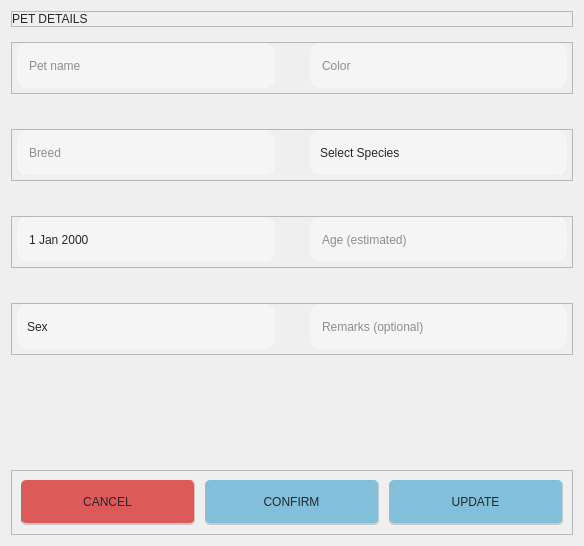
                <widget class="QWidget" name="petDetailsPage">
                 <property name="styleSheet">
                  <string notr="true">QLineEdit{
    border-radius: 10px;
	font-family: &quot;Montserrat Medium&quot;;
	font-weight: 57;
	color:rgb(39, 39, 39);
	padding-left: 10px;
	background-color:rgb(245, 245, 245);
}

QLineEdit:focus{
    border: 1px solid rgb(235, 235, 235);
	background-color:rgb(227, 227, 227);
}


QDateEdit {
	background-color:rgb(245, 245, 245);
    border-radius: 10px;
	font-family: &quot;Montserrat Medium&quot;;
	font-weight: 57;
    color: rgb(39, 39, 39);
    padding-left: 10px;
}

QDateEdit::drop-down {
    subcontrol-origin: padding;
    subcontrol-position: top right;
    width: 40px;
    border: none;
    background: transparent;
}

QDateEdit::down-arrow {
    image: url(:/Icons/Icons/calendar.png);
    width: 30px;
    height: 30px;
}

QComboBox {
    border-radius: 10px;
	font-family: &quot;Montserrat Medium&quot;;
	font-weight: 57;
	color:rgb(39, 39, 39);
	padding-left: 10px;
	background-color:rgb(245, 245, 245);
}
QComboBox QLineEdit {
	font-family: &quot;Montserrat Medium&quot;;
	font-weight: 57;
    color: rgb(39, 39, 39);
    border: none; 
}
QComboBox:focus{
    border: 1px solid rgb(235, 235, 235);
	background-color:rgb(227, 227, 227);
}
QComboBox::drop-down {
    background-color: transparent;
    border-radius: 10px;
}

QComboBox::down-arrow {
    image: url(:/Icons/Icons/downArrow.png);
    width: 12px;
    height: 12px;
    padding-right: 10px;
}

/* Dropdown list */
QComboBox QAbstractItemView {
    background-color: rgb(232, 232, 232);
    selection-background-color: rgb(217, 217, 217); 
    selection-color: black;
    font: 63 12pt &quot;Montserrat SemiBold&quot;;
    outline: none;
	border:1px solid rgb(209, 209, 209);
}

/* List items */
QComboBox QAbstractItemView::item {
    background-color:  rgb(232, 232, 232);
    color: black;
    height: 25px;
    font: 63 12pt &quot;Montserrat SemiBold&quot;;
}

QComboBox QAbstractItemView::item:hover {
    background-color: rgb(193, 193, 193);
    color: black;
}

/* Scrollbar inside dropdown */
QComboBox QAbstractItemView QScrollBar:vertical {
    background-color: transparent; /* or set a solid color */
    width: 10px;
    border: none;
}

QComboBox QAbstractItemView QScrollBar::handle:vertical {
    background-color: rgb(129, 191, 218);
    border-radius: 5px;
    min-height: 120px;
}

QComboBox QAbstractItemView QScrollBar::handle:vertical:hover {
    background-color: rgb(86, 127, 145);
}

QComboBox QAbstractItemView QScrollBar::add-line:vertical,
QComboBox QAbstractItemView QScrollBar::sub-line:vertical {
    height: 0px;
    background: none;
    border: none;
}

QComboBox QAbstractItemView QScrollBar::groove:vertical {
    background: transparent;
    outline: none;
    border: none;
}
QComboBox QAbstractItemView QScrollBar,
QComboBox QAbstractItemView QScrollBar::handle,
QComboBox QAbstractItemView QScrollBar::groove {
    outline: none;
    border: none;
}

QComboBox QLineEdit {
    font: 63 12pt &quot;Montserrat SemiBold&quot;;
    color: rgb(39, 39, 39);
    border: none; /* optional para di mag mukhang double border */
    background: transparent;
}</string>
                 </property>
                 <layout class="QVBoxLayout" name="verticalLayout_30">
                  <property name="spacing">
                   <number>15</number>
                  </property>
                  <property name="sizeConstraint">
                   <enum>QLayout::SetMinAndMaxSize</enum>
                  </property>
                  <item>
                   <widget class="QFrame" name="petDetailsFrame">
                    <property name="sizePolicy">
                     <sizepolicy hsizetype="Preferred" vsizetype="Fixed">
                      <horstretch>0</horstretch>
                      <verstretch>0</verstretch>
                     </sizepolicy>
                    </property>
                    <property name="frameShape">
                     <enum>QFrame::StyledPanel</enum>
                    </property>
                    <property name="frameShadow">
                     <enum>QFrame::Raised</enum>
                    </property>
                    <layout class="QHBoxLayout" name="horizontalLayout_18">
                     <property name="spacing">
                      <number>0</number>
                     </property>
                     <property name="leftMargin">
                      <number>0</number>
                     </property>
                     <property name="topMargin">
                      <number>0</number>
                     </property>
                     <property name="rightMargin">
                      <number>0</number>
                     </property>
                     <property name="bottomMargin">
                      <number>0</number>
                     </property>
                     <item>
                      <widget class="QLabel" name="label_27">
                       <property name="sizePolicy">
                        <sizepolicy hsizetype="Preferred" vsizetype="Fixed">
                         <horstretch>0</horstretch>
                         <verstretch>0</verstretch>
                        </sizepolicy>
                       </property>
                       <property name="styleSheet">
                        <string notr="true">	font-family: &quot;Rubik Mono One&quot;;
	color:rgb(39, 39, 39);</string>
                       </property>
                       <property name="text">
                        <string>PET DETAILS</string>
                       </property>
                      </widget>
                     </item>
                    </layout>
                   </widget>
                  </item>
                  <item>
                   <widget class="QFrame" name="nameAndColorFrame">
                    <property name="sizePolicy">
                     <sizepolicy hsizetype="Expanding" vsizetype="Expanding">
                      <horstretch>0</horstretch>
                      <verstretch>0</verstretch>
                     </sizepolicy>
                    </property>
                    <property name="minimumSize">
                     <size>
                      <width>0</width>
                      <height>50</height>
                     </size>
                    </property>
                    <property name="maximumSize">
                     <size>
                      <width>16777215</width>
                      <height>80</height>
                     </size>
                    </property>
                    <property name="frameShape">
                     <enum>QFrame::StyledPanel</enum>
                    </property>
                    <property name="frameShadow">
                     <enum>QFrame::Raised</enum>
                    </property>
                    <layout class="QHBoxLayout" name="horizontalLayout_19">
                     <property name="spacing">
                      <number>35</number>
                     </property>
                     <property name="leftMargin">
                      <number>5</number>
                     </property>
                     <property name="topMargin">
                      <number>0</number>
                     </property>
                     <property name="rightMargin">
                      <number>5</number>
                     </property>
                     <property name="bottomMargin">
                      <number>5</number>
                     </property>
                     <item>
                      <widget class="QLineEdit" name="petName">
                       <property name="sizePolicy">
                        <sizepolicy hsizetype="Expanding" vsizetype="Expanding">
                         <horstretch>0</horstretch>
                         <verstretch>0</verstretch>
                        </sizepolicy>
                       </property>
                       <property name="minimumSize">
                        <size>
                         <width>174</width>
                         <height>45</height>
                        </size>
                       </property>
                       <property name="styleSheet">
                        <string notr="true"/>
                       </property>
                       <property name="placeholderText">
                        <string>Pet name</string>
                       </property>
                      </widget>
                     </item>
                     <item>
                      <widget class="QLineEdit" name="petColor">
                       <property name="sizePolicy">
                        <sizepolicy hsizetype="Expanding" vsizetype="Expanding">
                         <horstretch>0</horstretch>
                         <verstretch>0</verstretch>
                        </sizepolicy>
                       </property>
                       <property name="minimumSize">
                        <size>
                         <width>174</width>
                         <height>45</height>
                        </size>
                       </property>
                       <property name="styleSheet">
                        <string notr="true"/>
                       </property>
                       <property name="placeholderText">
                        <string>Color</string>
                       </property>
                      </widget>
                     </item>
                    </layout>
                   </widget>
                  </item>
                  <item>
                   <spacer name="verticalSpacer">
                    <property name="orientation">
                     <enum>Qt::Vertical</enum>
                    </property>
                    <property name="sizeType">
                     <enum>QSizePolicy::Maximum</enum>
                    </property>
                    <property name="sizeHint" stdset="0">
                     <size>
                      <width>20</width>
                      <height>20</height>
                     </size>
                    </property>
                   </spacer>
                  </item>
                  <item>
                   <widget class="QFrame" name="breedAndSpeciesFrame">
                    <property name="sizePolicy">
                     <sizepolicy hsizetype="Expanding" vsizetype="Expanding">
                      <horstretch>0</horstretch>
                      <verstretch>0</verstretch>
                     </sizepolicy>
                    </property>
                    <property name="minimumSize">
                     <size>
                      <width>0</width>
                      <height>50</height>
                     </size>
                    </property>
                    <property name="maximumSize">
                     <size>
                      <width>16777215</width>
                      <height>80</height>
                     </size>
                    </property>
                    <property name="frameShape">
                     <enum>QFrame::StyledPanel</enum>
                    </property>
                    <property name="frameShadow">
                     <enum>QFrame::Raised</enum>
                    </property>
                    <layout class="QHBoxLayout" name="horizontalLayout_21">
                     <property name="spacing">
                      <number>35</number>
                     </property>
                     <property name="leftMargin">
                      <number>5</number>
                     </property>
                     <property name="topMargin">
                      <number>0</number>
                     </property>
                     <property name="rightMargin">
                      <number>5</number>
                     </property>
                     <property name="bottomMargin">
                      <number>5</number>
                     </property>
                     <item>
                      <widget class="QLineEdit" name="breed">
                       <property name="sizePolicy">
                        <sizepolicy hsizetype="Expanding" vsizetype="Expanding">
                         <horstretch>0</horstretch>
                         <verstretch>0</verstretch>
                        </sizepolicy>
                       </property>
                       <property name="minimumSize">
                        <size>
                         <width>174</width>
                         <height>45</height>
                        </size>
                       </property>
                       <property name="styleSheet">
                        <string notr="true"/>
                       </property>
                       <property name="placeholderText">
                        <string>Breed</string>
                       </property>
                      </widget>
                     </item>
                     <item>
                      <widget class="QComboBox" name="speciesComboBox">
                       <property name="sizePolicy">
                        <sizepolicy hsizetype="Expanding" vsizetype="Expanding">
                         <horstretch>0</horstretch>
                         <verstretch>0</verstretch>
                        </sizepolicy>
                       </property>
                       <property name="minimumSize">
                        <size>
                         <width>174</width>
                         <height>45</height>
                        </size>
                       </property>
                       <property name="styleSheet">
                        <string notr="true"/>
                       </property>
                       <property name="editable">
                        <bool>false</bool>
                       </property>
                       <property name="currentText">
                        <string>Select Species</string>
                       </property>
                       <property name="currentIndex">
                        <number>0</number>
                       </property>
                       <item>
                        <property name="text">
                         <string>Select Species</string>
                        </property>
                       </item>
                       <item>
                        <property name="text">
                         <string>Cat</string>
                        </property>
                       </item>
                       <item>
                        <property name="text">
                         <string>Dog</string>
                        </property>
                       </item>
                       <item>
                        <property name="text">
                         <string>Others</string>
                        </property>
                       </item>
                      </widget>
                     </item>
                    </layout>
                   </widget>
                  </item>
                  <item>
                   <spacer name="verticalSpacer_2">
                    <property name="orientation">
                     <enum>Qt::Vertical</enum>
                    </property>
                    <property name="sizeType">
                     <enum>QSizePolicy::Maximum</enum>
                    </property>
                    <property name="sizeHint" stdset="0">
                     <size>
                      <width>20</width>
                      <height>20</height>
                     </size>
                    </property>
                   </spacer>
                  </item>
                  <item>
                   <widget class="QFrame" name="bdayAge">
                    <property name="sizePolicy">
                     <sizepolicy hsizetype="Expanding" vsizetype="Expanding">
                      <horstretch>0</horstretch>
                      <verstretch>0</verstretch>
                     </sizepolicy>
                    </property>
                    <property name="minimumSize">
                     <size>
                      <width>0</width>
                      <height>50</height>
                     </size>
                    </property>
                    <property name="maximumSize">
                     <size>
                      <width>16777215</width>
                      <height>80</height>
                     </size>
                    </property>
                    <property name="frameShape">
                     <enum>QFrame::StyledPanel</enum>
                    </property>
                    <property name="frameShadow">
                     <enum>QFrame::Raised</enum>
                    </property>
                    <layout class="QHBoxLayout" name="horizontalLayout_22">
                     <property name="spacing">
                      <number>35</number>
                     </property>
                     <property name="leftMargin">
                      <number>5</number>
                     </property>
                     <property name="topMargin">
                      <number>0</number>
                     </property>
                     <property name="rightMargin">
                      <number>5</number>
                     </property>
                     <property name="bottomMargin">
                      <number>5</number>
                     </property>
                     <item>
                      <widget class="QDateEdit" name="Bday">
                       <property name="sizePolicy">
                        <sizepolicy hsizetype="Expanding" vsizetype="Expanding">
                         <horstretch>0</horstretch>
                         <verstretch>0</verstretch>
                        </sizepolicy>
                       </property>
                       <property name="minimumSize">
                        <size>
                         <width>174</width>
                         <height>45</height>
                        </size>
                       </property>
                       <property name="specialValueText">
                        <string>Birthday (optional)</string>
                       </property>
                       <property name="calendarPopup">
                        <bool>true</bool>
                       </property>
                      </widget>
                     </item>
                     <item>
                      <widget class="QLineEdit" name="age">
                       <property name="sizePolicy">
                        <sizepolicy hsizetype="Expanding" vsizetype="Expanding">
                         <horstretch>0</horstretch>
                         <verstretch>0</verstretch>
                        </sizepolicy>
                       </property>
                       <property name="minimumSize">
                        <size>
                         <width>174</width>
                         <height>45</height>
                        </size>
                       </property>
                       <property name="styleSheet">
                        <string notr="true"/>
                       </property>
                       <property name="placeholderText">
                        <string>Age (estimated)</string>
                       </property>
                      </widget>
                     </item>
                    </layout>
                   </widget>
                  </item>
                  <item>
                   <spacer name="verticalSpacer_3">
                    <property name="orientation">
                     <enum>Qt::Vertical</enum>
                    </property>
                    <property name="sizeType">
                     <enum>QSizePolicy::Maximum</enum>
                    </property>
                    <property name="sizeHint" stdset="0">
                     <size>
                      <width>20</width>
                      <height>20</height>
                     </size>
                    </property>
                   </spacer>
                  </item>
                  <item>
                   <widget class="QFrame" name="frame_7">
                    <property name="sizePolicy">
                     <sizepolicy hsizetype="Expanding" vsizetype="Expanding">
                      <horstretch>0</horstretch>
                      <verstretch>0</verstretch>
                     </sizepolicy>
                    </property>
                    <property name="minimumSize">
                     <size>
                      <width>0</width>
                      <height>50</height>
                     </size>
                    </property>
                    <property name="maximumSize">
                     <size>
                      <width>16777215</width>
                      <height>80</height>
                     </size>
                    </property>
                    <property name="frameShape">
                     <enum>QFrame::StyledPanel</enum>
                    </property>
                    <property name="frameShadow">
                     <enum>QFrame::Raised</enum>
                    </property>
                    <layout class="QHBoxLayout" name="horizontalLayout_29">
                     <property name="spacing">
                      <number>35</number>
                     </property>
                     <property name="leftMargin">
                      <number>5</number>
                     </property>
                     <property name="topMargin">
                      <number>0</number>
                     </property>
                     <property name="rightMargin">
                      <number>5</number>
                     </property>
                     <property name="bottomMargin">
                      <number>5</number>
                     </property>
                     <item>
                      <widget class="QComboBox" name="petSexComboBox">
                       <property name="sizePolicy">
                        <sizepolicy hsizetype="Expanding" vsizetype="Expanding">
                         <horstretch>0</horstretch>
                         <verstretch>0</verstretch>
                        </sizepolicy>
                       </property>
                       <property name="minimumSize">
                        <size>
                         <width>174</width>
                         <height>45</height>
                        </size>
                       </property>
                       <property name="styleSheet">
                        <string notr="true"/>
                       </property>
                       <item>
                        <property name="text">
                         <string>Sex</string>
                        </property>
                       </item>
                       <item>
                        <property name="text">
                         <string>Male</string>
                        </property>
                       </item>
                       <item>
                        <property name="text">
                         <string>Female</string>
                        </property>
                       </item>
                      </widget>
                     </item>
                     <item>
                      <widget class="QLineEdit" name="petRemarks">
                       <property name="sizePolicy">
                        <sizepolicy hsizetype="Expanding" vsizetype="Expanding">
                         <horstretch>0</horstretch>
                         <verstretch>0</verstretch>
                        </sizepolicy>
                       </property>
                       <property name="minimumSize">
                        <size>
                         <width>174</width>
                         <height>45</height>
                        </size>
                       </property>
                       <property name="styleSheet">
                        <string notr="true"/>
                       </property>
                       <property name="placeholderText">
                        <string>Remarks (optional)</string>
                       </property>
                      </widget>
                     </item>
                    </layout>
                   </widget>
                  </item>
                  <item>
                   <spacer name="verticalSpacer_4">
                    <property name="orientation">
                     <enum>Qt::Vertical</enum>
                    </property>
                    <property name="sizeType">
                     <enum>QSizePolicy::Maximum</enum>
                    </property>
                    <property name="sizeHint" stdset="0">
                     <size>
                      <width>20</width>
                      <height>100</height>
                     </size>
                    </property>
                   </spacer>
                  </item>
                  <item alignment="Qt::AlignHCenter|Qt::AlignVCenter">
                   <widget class="QFrame" name="actionBtns">
                    <property name="minimumSize">
                     <size>
                      <width>0</width>
                      <height>65</height>
                     </size>
                    </property>
                    <property name="frameShape">
                     <enum>QFrame::StyledPanel</enum>
                    </property>
                    <property name="frameShadow">
                     <enum>QFrame::Raised</enum>
                    </property>
                    <layout class="QHBoxLayout" name="horizontalLayout_20">
                     <property name="spacing">
                      <number>10</number>
                     </property>
                     <property name="topMargin">
                      <number>0</number>
                     </property>
                     <property name="bottomMargin">
                      <number>0</number>
                     </property>
                     <item>
                      <widget class="QPushButton" name="backBtn">
                       <property name="minimumSize">
                        <size>
                         <width>174</width>
                         <height>45</height>
                        </size>
                       </property>
                       <property name="maximumSize">
                        <size>
                         <width>174</width>
                         <height>16777215</height>
                        </size>
                       </property>
                       <property name="cursor">
                        <cursorShape>PointingHandCursor</cursorShape>
                       </property>
                       <property name="styleSheet">
                        <string notr="true">QPushButton{
	font: 63 15pt &quot;Montserrat SemiBold&quot;;
	color:rgb(39, 39, 39);
	background-color:	rgb(220, 90, 90);
	border-radius: 5px;
	border-right:1px solid rgb(200, 200, 200);
	border-bottom:2px solid rgb(200, 200, 200);
}

QPushButton:hover{
	background-color:rgb(180, 120, 125);

}</string>
                       </property>
                       <property name="text">
                        <string>CANCEL</string>
                       </property>
                      </widget>
                     </item>
                     <item>
                      <widget class="QPushButton" name="petConfirmButton">
                       <property name="minimumSize">
                        <size>
                         <width>174</width>
                         <height>45</height>
                        </size>
                       </property>
                       <property name="maximumSize">
                        <size>
                         <width>174</width>
                         <height>16777215</height>
                        </size>
                       </property>
                       <property name="cursor">
                        <cursorShape>PointingHandCursor</cursorShape>
                       </property>
                       <property name="styleSheet">
                        <string notr="true">QPushButton{
	font: 63 15pt &quot;Montserrat SemiBold&quot;;
	color:rgb(39, 39, 39);
	background-color:rgb(129, 191, 218);
	border-radius: 5px;
	border-right:1px solid rgb(200, 200, 200);
	border-bottom:2px solid rgb(200, 200, 200);
}

QPushButton:hover{
	background-color:rgb(110, 163, 186);

}</string>
                       </property>
                       <property name="text">
                        <string>CONFIRM</string>
                       </property>
                      </widget>
                     </item>
                     <item>
                      <widget class="QPushButton" name="petUpdateButton">
                       <property name="minimumSize">
                        <size>
                         <width>174</width>
                         <height>45</height>
                        </size>
                       </property>
                       <property name="maximumSize">
                        <size>
                         <width>174</width>
                         <height>16777215</height>
                        </size>
                       </property>
                       <property name="cursor">
                        <cursorShape>PointingHandCursor</cursorShape>
                       </property>
                       <property name="styleSheet">
                        <string notr="true">QPushButton{
	font: 63 15pt &quot;Montserrat SemiBold&quot;;
	color:rgb(39, 39, 39);
	background-color:rgb(129, 191, 218);
	border-radius: 5px;
	border-right:1px solid rgb(200, 200, 200);
	border-bottom:2px solid rgb(200, 200, 200);
}

QPushButton:hover{
	background-color:rgb(110, 163, 186);

}</string>
                       </property>
                       <property name="text">
                        <string>UPDATE</string>
                       </property>
                      </widget>
                     </item>
                    </layout>
                   </widget>
                  </item>
                 </layout>
                </widget>
